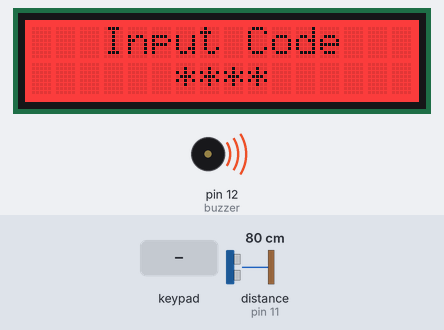
Bench run of a sketch on a simulated Arduino Uno, built with avr-gcc and run on an emulated ATmega328P. Parts: 16×2 character LCD, buzzer (waves = sounding, pin HIGH). Wiring (inferred from the names in the program): ultrasonic range finder: trigger pin 10; echo pin 11. Inputs (shaded band) come from the test bench; at power-on: distance to the obstacle (sensor on pin 11) 80 cm. The echo pulse lasts 58.3 µs per cm; pins used as bus, display or sensor lines are not drawn.

Above: at 1.2 s.
1.3 s: distance to the obstacle (sensor on pin 11) set to 2 cm
3.6 s: keypad keys 9 8 7 6 # pressed 0.4 s apart
At 6.4 s:
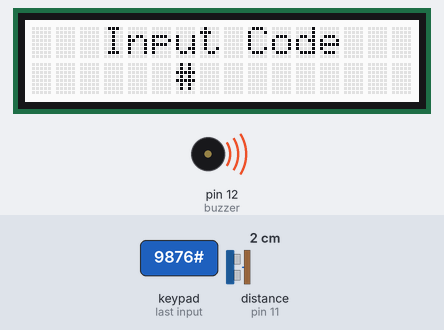
7.3 s: distance to the obstacle (sensor on pin 11) set to 35 cm
At 8.1 s:
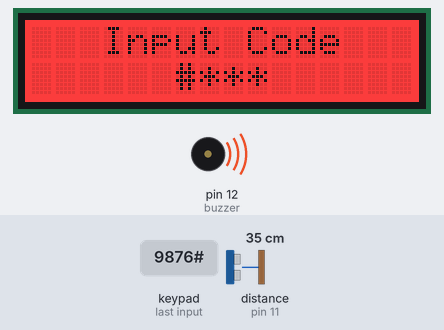
9.8 s: distance to the obstacle (sensor on pin 11) set to 4 cm
11.8 s: key 'A' pressed
At 12.5 s:
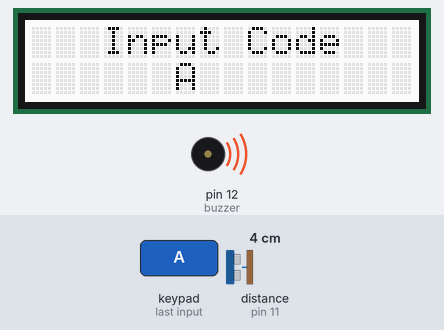
13.3 s: keypad keys 9 8 7 6 D pressed 0.4 s apart
At 16.7 s:
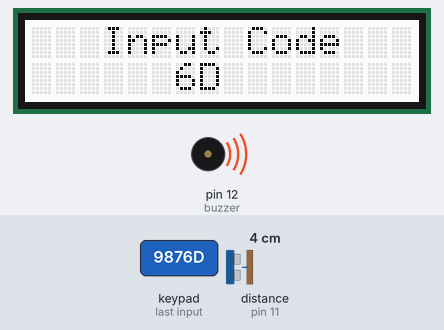
Timing chart, 0 to 17.8 s (numbered marks = the images above; inputs shaded):
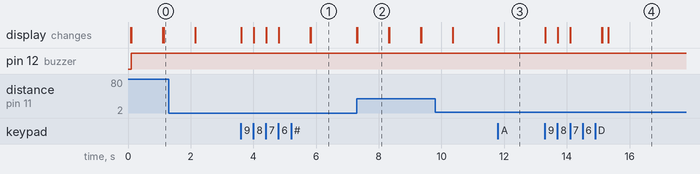

The sketch:

testcode.ino
```cpp
#include <Keypad.h>
#include <Wire.h>
#include "rgb_lcd.h"
const byte ROWS = 4;
const byte COLS = 4;
char hexaKeys[ROWS][COLS] = {
  {'1','2','3','A'},
  {'4','5','6','B'},
  {'7','8','9','C'},
  {'*','0','#','D'}
};
rgb_lcd lcd;
const int colorR = 255;
const int colorG = 255;
const int colorB = 255;
long duration;
int distance;
byte rowPins[ROWS] = {9, 8, 7, 6};
byte colPins[COLS] = {5, 4, 3, 2};
char code[4] = {'n','n','n','n'};
int buzzer = 12;
const int trigPin = 10;
const int echoPin = 11;
Keypad customKeypad = Keypad( makeKeymap(hexaKeys), rowPins, colPins, ROWS, COLS);
void setup() {
    lcd.begin(16, 2);
    lcd.print("   Input Code");
    char f = 'd';
    lcd.setRGB(colorR, colorG, colorB);
    lcd.setCursor(6, 1);
    pinMode(buzzer,OUTPUT);
    pinMode(trigPin, OUTPUT); // Sets the trigPin as an Output
    pinMode(echoPin, INPUT); // Sets the echoPin as an Input

}
char getKeyPress(){
  while(true){
  char customKey = customKeypad.getKey();
    digitalWrite(trigPin, LOW);
    delayMicroseconds(2);
    digitalWrite(trigPin, HIGH);
    delayMicroseconds(10);
    digitalWrite(trigPin, LOW);
    duration = pulseIn(echoPin, HIGH);
    distance= duration*0.034/2;
    if((distance > 25)){
      return '*';
    }
    if(customKey){
      return customKey;
      }
    }
}
void loop() {
    char f = getKeyPress();
    lcd.print(f);
    code[1] = f;
    f = getKeyPress();
    lcd.print(f);
    code[2] = f;
    f = getKeyPress();
    lcd.print(f);
    code[3] = f;
    f = getKeyPress();
    lcd.print(f);
    code[4] = f;
    if((code[1] == '2') & (code[2] == '2') & (code[3] == '3') & (code[4] == '8')){
      lcd.setRGB(0, 255, 0);
      digitalWrite(buzzer,LOW);
      while(1){
      }
      }
    else{
      lcd.setRGB(255, 0, 0);
      digitalWrite(buzzer,HIGH);
      delay(1000);
      lcd.setCursor(6, 1);
      lcd.print("    ");
      lcd.setCursor(6, 1);
      lcd.setRGB(colorR, colorG, colorB);

    }
}
```

Measured:
- after the input at 3.6 s, the display: first changes at once (image 1 shows a later state)
- after the input at 7.3 s, the display: first changes at once (image 2 shows a later state)
- after the input at 11.8 s, the display: changes at once (image 3)
- after the input at 13.3 s, the display: first changes at once (image 4 shows a later state)
- what the display in image 2 shows lasts 1.0 s, from 7.3 s to 8.3 s
